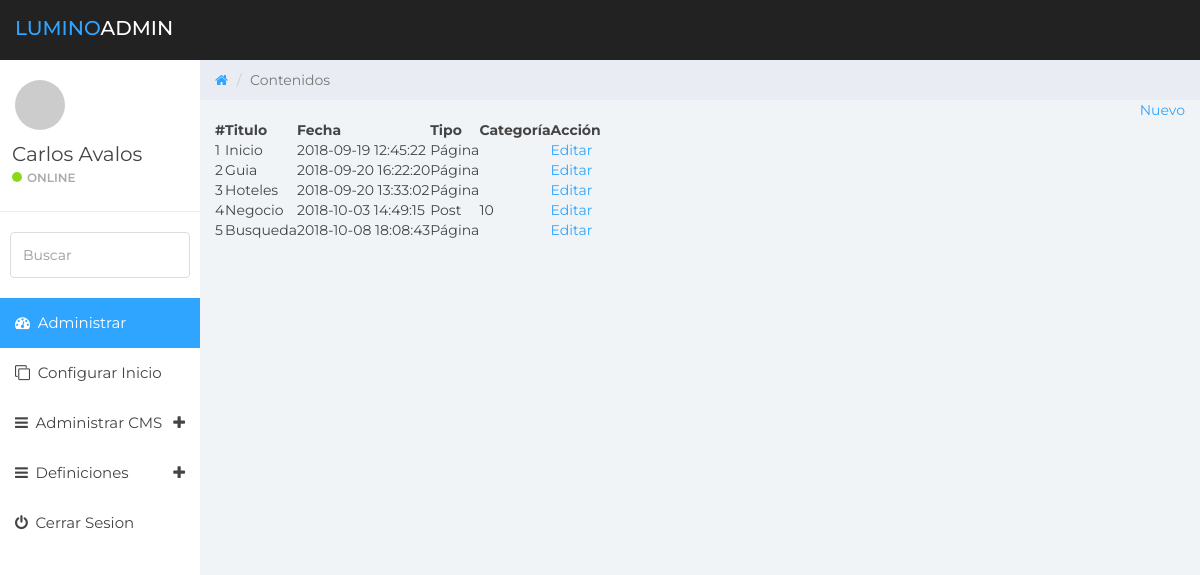
/public/admin/page-consultar.php (signed in), run on an earlier commit of the app's database.
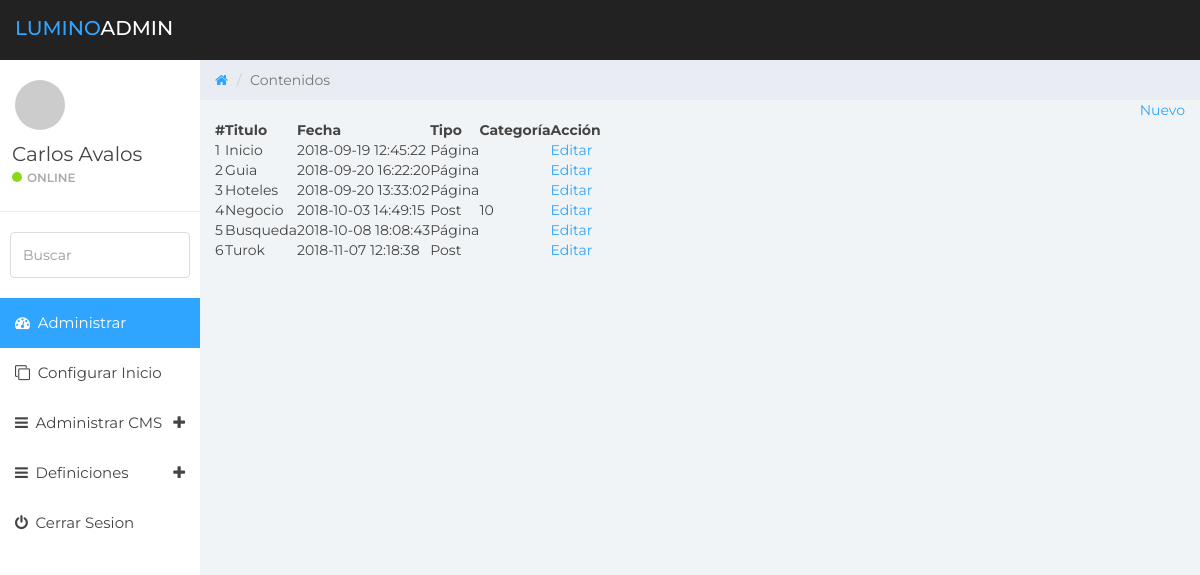
And on a later commit of the database.
### tables this page shows
CREATE TABLE `contenidos` (
  `id` int(11) NOT NULL,
  `titulo` varchar(200) NOT NULL,
  `contenido` longtext NOT NULL,
  `fecha_publicacion` timestamp NOT NULL DEFAULT CURRENT_TIMESTAMP ON UPDATE CURRENT_TIMESTAMP,
  `tipo` varchar(20) NOT NULL,
  `categoria` varchar(100) NOT NULL,
  `alias` varchar(200) NOT NULL,
  `contacto` varchar(200) DEFAULT NULL,
  `direccion` varchar(200) DEFAULT NULL,
  `cod_zona` int(11) DEFAULT NULL,
  `urlimagen` varchar(200) DEFAULT NULL,
  `resumen` varchar(200) DEFAULT NULL
);

### public/admin/lib/data.php (called while the page is built, shortened)
<?php
$path = dirname(__FILE__);
require_once( $path . '/../../../setting/mysql.php');
function retornar_tipo_contenido(){
  return ['PAGE'=>'Página', 'POST' => 'Post'];
}
function cargar_datos_contenidos(){
   $mysql = new Mysql();
   $sql = <<<SQL
   SELECT * FROM contenidos
SQL;
   $res = $mysql->search($sql);
   return $res;
   }
?>

### setting/mysql.php (called while the page is built, shortened)
<?php
class MySql{
    private $conn;
    public function connect(){
    try {
      $this->conn = new PDO("mysql:host=".Config::SERVERNAME.";dbname=".Config::DATABASE, Config::USERNAME, Config::PASSWORD);
      $this->conn->setAttribute(PDO::ATTR_ERRMODE, PDO::ERRMODE_EXCEPTION);
      return true;
    }catch(PDOException $e){
      echo "Connection failed: " . $e->getMessage();
      return false;
    }
    }
    public function search($sql){
      try{
      if($this->connect()){
        $stmt = $this->conn->prepare($sql);
        $stmt->execute();
        $stmt->setFetchMode(PDO::FETCH_ASSOC);
        return $stmt->fetchAll();
      }else{
        return array();
      }
      }catch(PDOEXception $e){
      echo $sql ."<br />". $e->getMessage();
      return false;
      }
    }
}
?>

### public/admin/page-consultar.php (the view)
<?php include('cabecera.php'); ?>
<?php include('sidebar.php'); ?>
<div class="col-sm-9 col-sm-offset-3 col-lg-10 col-lg-offset-2 main">
		<div class="row">
			<ol class="breadcrumb">
				<li><a href="#">
					<em class="fa fa-home"></em>
				</a></li>
				<li class="active">Contenidos</li>
			</ol>
		</div>
    <?php $res = cargar_datos_contenidos(); $array_type = retornar_tipo_contenido(); ?>
     <div class="mid-page" style="text-align:right;" >
      <a href="page-contenido.php" class="pure-button pure-button-primary">Nuevo</a>
     </div>
      <table class="pure-table">
      <thead>
        <tr>
          <th>#</th>
          <th>Titulo</th>
          <th>Fecha</th>
          <th>Tipo</th>
          <th>Categoría</th>
          <th>Acción</th>
        </tr>
      </thead>
      <tbody>
        <?php while(is_array($res) && list($k, $v) = each($res) ): ?>
        <tr>
          <td><?= $k+1 ?></td>
          <td><?= $v['titulo'] ?></td>
          <td><?= $v['fecha_publicacion'] ?></td>
          <td><?= $array_type [ $v['tipo'] ] ?></td>
          <td><?= $v['categoria'] ?></td>
          <td><a href="page-contenido.php?id=<?=$v['id']?>">Editar</a></td>
        </tr>
        <?php endwhile; ?>
      </tbody>
    </table>
	</div>
<?php include('footer.php'); ?>

What changed in the data, as far as the page shows it:
added contenidos: k "6", titulo "Turok", fecha_publicacion "2018-11-07 12:18:38", tipo "Post"
